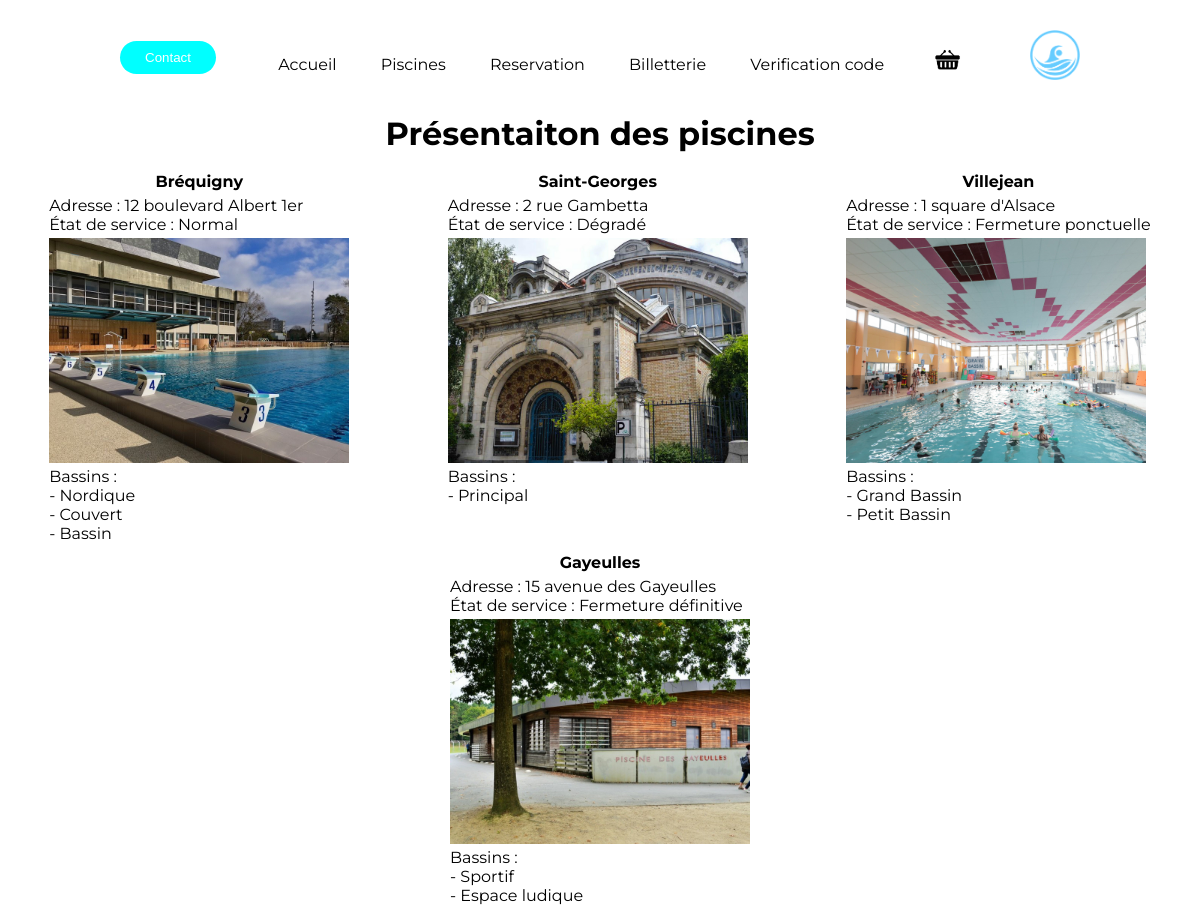
The app's page /Piscine/piscines with its own data.
### tables this page shows
CREATE TABLE IF NOT EXISTS `Piscine` (
  `id` int NOT NULL AUTO_INCREMENT,
  `nom` varchar(255) NOT NULL,
  `adresse` varchar(255) NOT NULL,
  `id_etat_piscine` int NOT NULL,
  `src_image` varchar(50) NOT NULL,
  PRIMARY KEY (`id`),
  KEY `ID_Etat_Piscine` (`id_etat_piscine`)
);

CREATE TABLE IF NOT EXISTS `Etat_piscine` (
  `id` int NOT NULL AUTO_INCREMENT,
  `label` varchar(20) NOT NULL,
  PRIMARY KEY (`id`)
);

CREATE TABLE IF NOT EXISTS `Bassin` (
  `id` int NOT NULL AUTO_INCREMENT,
  `id_piscine` int NOT NULL,
  `description` varchar(255) NOT NULL,
  PRIMARY KEY (`id`),
  KEY `ID_Piscine` (`id_piscine`)
);

### Piscine/db/ConnexionBD.php (called while the page is built, shortened)
<?php
class ConnexionBD
{
    public static function getInstance()
    {
        if (!isset($instance)) {
            try {
                $nomServeur = "localhost";
                $utilisateur = "root";
                $motDePasse = "";
                $nomBaseDonnees = "chicosydu2";
                $instance = new PDO(
                    'mysql:host=' . $nomServeur .
                        ';dbname=' . $nomBaseDonnees .
                        ';charset=utf8',
                    $utilisateur,
                    $motDePasse
                );
            } catch (Exception $e) {
                die('Erreur : ' . $e->getMessage());
            }
        }
        return $instance;
    }
}

### Piscine/db/DAOs.php (called while the page is built, shortened)
<?php
require_once("ConnexionBD.php");
require_once("model/Piscine.php");
require_once("model/Bassin.php");
require_once("model/EtatPiscine.php");
class DAO
{
    public static function Select($tableName, $conditions = array())
    {
        $query = "SELECT * FROM " . $tableName;
        if (!empty($conditions)) {
            $where = array();
            foreach ($conditions as $key => $value) {
                $where[] = "$key = :$key";
            }
            $query .= " WHERE " . implode(" AND ", $where);
        }
        $statement = ConnexionBD::getInstance()->prepare($query);
        $statement->execute($conditions);
        return $statement->fetchAll(PDO::FETCH_ASSOC);
    }
}
class PiscineDAO extends DAO
{
    public static function list()
    {
        $piscinesBD = parent::Select('Piscine');
        $listPiscines = [];
        foreach ($piscinesBD as $key => $piscine) {
            if (isset($piscine)) {
                $listPiscines[] = new Piscine(
                    $piscine['id'],
                    $piscine['nom'],
                    $piscine['adresse'],
                    $piscine['id_etat_piscine'],
                    $piscine['src_image']
                );
            }
        }
        return $listPiscines;
    }
}
class BassinDAO extends DAO
{
    public static function listByPiscineId($idPiscine)
    {
        $bassinsBD = parent::Select('Bassin', array('id_piscine' => $idPiscine));
        $listBassins =  [];
        foreach ($bassinsBD as $key => $bassin) {
            if (isset($bassin)) {
                $listBassins[] = new Bassin(
                    $bassin['id'],
                    $bassin['id_piscine'],
                    $bassin['description']
                );
            }
        }
        return $listBassins;
    }
}
class EtatPiscineDAO extends DAO
{
    public static function readFromId($id)
    {
        $etatPiscine = parent::Select('Etat_piscine', array('id' => $id))[0];
        return new EtatPiscine(
            $id,
            $etatPiscine['label']
        );
    }
}

### Piscine/model/Piscine.php (called while the page is built)
<?php
class Piscine
{
    private $id;
    private $nom;
    private $adresse;
    private $idEtatPiscine;
    private $srcImage;
    public function getId()
    {
        return $this->id;
    }
    public function getNom()
    {
        return $this->nom;
    }
    public function getAdresse()
    {
        return $this->adresse;
    }
    public function getIdEtatPiscine()
    {
        return $this->idEtatPiscine;
    }
    public function getSrcImage()
    {
        return $this->srcImage;
    }
    public function __construct($id, $nom, $adresse, $idEtatPiscine, $srcImage)
    {
        $this->id = $id;
        $this->nom = $nom;
        $this->adresse = $adresse;
        $this->idEtatPiscine = $idEtatPiscine;
        $this->srcImage = $srcImage;
    }
}

### Piscine/model/EtatPiscine.php (called while the page is built, shortened)
<?php
class EtatPiscine
{
    private $label;
    public function getLabel()
    {
        return $this->label;
    }
    public function __construct($id, $label)
    {
        $this->label = $label;
    }
}

### Piscine/model/Bassin.php (called while the page is built, shortened)
<?php
class Bassin
{
    private $description;
    public function getDescription()
    {
        return $this->description;
    }
    public function __construct($id, $idPiscine, $description)
    {
        $this->description = $description;
    }
}

### Piscine/controler/presentation-piscines.php (the view)
<?php
require_once $_SERVER['DOCUMENT_ROOT'] . '/Piscine/db/DAOs.php';
$listePiscines = PiscineDAO::list();
foreach ($listePiscines as $key => $piscine) {
    $listeBassins = BassinDAO::listByPiscineId($piscine->getId());
    echo '<div class = "piscine">
    <p class=piscineNom>'.$piscine->getNom().'</p>
    <p>Adresse : '.$piscine->getAdresse().'</p>
    <p>État de service : '.EtatPiscineDAO::readFromId($piscine->getIdEtatPiscine())->getLabel().'</p>
    <img src='.$piscine->getSrcImage().' alt="Photo de la piscine '.$piscine->getNom().'" width=300>
    <p>Bassins :</p>';
foreach ($listeBassins as $key => $bassin) {
echo '<div class = "bassin">
<p>- '.$bassin->getDescription().'</p>
</div>';
}
echo '</div>';
}

### Piscine/view/head.php (shortened to what this page needs)
<!DOCTYPE html>
<html lang="fr">
<head>
    <link rel="stylesheet" href="assets/css/selection-element.css">
    <link rel="stylesheet" href="assets/css/style.css">
    <link rel="stylesheet" href="assets/css/piscine.css">
</head>

### Piscine/index.php (shortened to what this page needs)
<?php
require_once 'view/head.php';
?>
<body>
<?php require 'view/header.php'; ?>
    <main>
    <?php
$parsed_url = parse_url($_SERVER['REQUEST_URI']);
$path = isset($parsed_url['path']) ? $parsed_url['path'] : '/';
$racine = $_SERVER["DOCUMENT_ROOT"].'/Piscine';
$file_dir = '/Piscine';
switch ($path) {
    case $file_dir . "/piscines":
        require_once($racine . '/view/piscines.php');
        break;
} ?>
    </main>
</body>
</html>

### Piscine/view/header.php (shortened to what this page needs)
<header>
    <a class="cta" href="contact"><button class="NavButton">Contact</button></a>
    <nav>
        <ul>
            <ul class="lienNav navbar">
                <li><a href="/Piscine">Accueil</a></li>
                <li><a href="piscines">Piscines</a></li>
                <li><a href="choix-piscine">Reservation</a></li>
                <li><a href="billetterie">Billetterie</a></li>
                <li><a href="verification-code">Verification code</a></li>
                <li><a href="boutique">
                    <img class="PanierImg" src="assets/img/panier.png" alt="Panier">
                </a></li>
            </ul>
        </ul>
    </nav>
    <a href="/Piscine/"><img class="logo" src="assets/img/logo.png" alt="logo"></a>
</header>

### Piscine/view/piscines.php
<h1>Présentaiton des piscines</h1>
<br>
<div class = "presPiscines">
<?php
    require_once $_SERVER['DOCUMENT_ROOT'] . '/Piscine/controler/presentation-piscines.php';
?>
</div>

### Piscine/assets/css/selection-element.css (style rules this page uses)
body { font-family: 'Montserrat', sans-serif; }
button { border-width: 0; }
h1 { font-family: 'Montserrat', sans-serif; font-weight: bold; text-align: center; }
button { color:black; }

### Piscine/assets/css/style.css (style rules this page uses)
* { box-sizing: border-box; margin: 0; padding: 0; }
.navbar a { font-family: 'Montserrat', sans-serif; font-weight: 400; font-size: 16px; color: black; text-decoration: none; }
header { display: flex; justify-content: space-between; align-items: center; padding: 30px 10%; }
.logo { cursor: pointer; text-decoration: none; width: 50px; height: 50px; }
.lienNav a { text-decoration: none; }
.lienNav li { display: inline-block; padding: 0px 20px; }
.lienNav li { transition: all 0.3s ease 0s; }
.PanierImg { height: 30px; }
.NavButton { padding: 9px 25px; background-color: aqua; border: none; border-radius: 50px; cursor: pointer; transition: all 0.3s ease 0s; color: white; }

### Piscine/assets/css/piscine.css (style rules this page uses)
.presPiscines { display: flex; flex-wrap: wrap; justify-content: space-around; }
.piscine { margin-bottom: 10px; }
.piscine>img { margin-top: 4px; }
.piscineNom { text-align: center; font-weight: bold; margin-bottom: 5px; }

### records on screen
piscine: nom "Bréquigny", adresse "12 boulevard Albert 1er", id_etat_piscine.label "Normal", src_image (picture)
bassin: description "Nordique"
bassin: description "Couvert"
bassin: description "Bassin"
piscine: nom "Saint-Georges", adresse "2 rue Gambetta", id_etat_piscine.label "Dégradé", src_image+nom (picture)
bassin: description "Principal"
piscine: nom "Villejean", adresse "1 square d'Alsace", id_etat_piscine.label "Fermeture ponctuelle", src_image+nom (picture)
bassin: description "Grand Bassin"
bassin: description "Petit Bassin"
piscine: nom "Gayeulles", adresse "15 avenue des Gayeulles", id_etat_piscine.label "Fermeture définitive", src_image+nom (picture)
bassin: description "Sportif"
bassin: description "Espace ludique"
